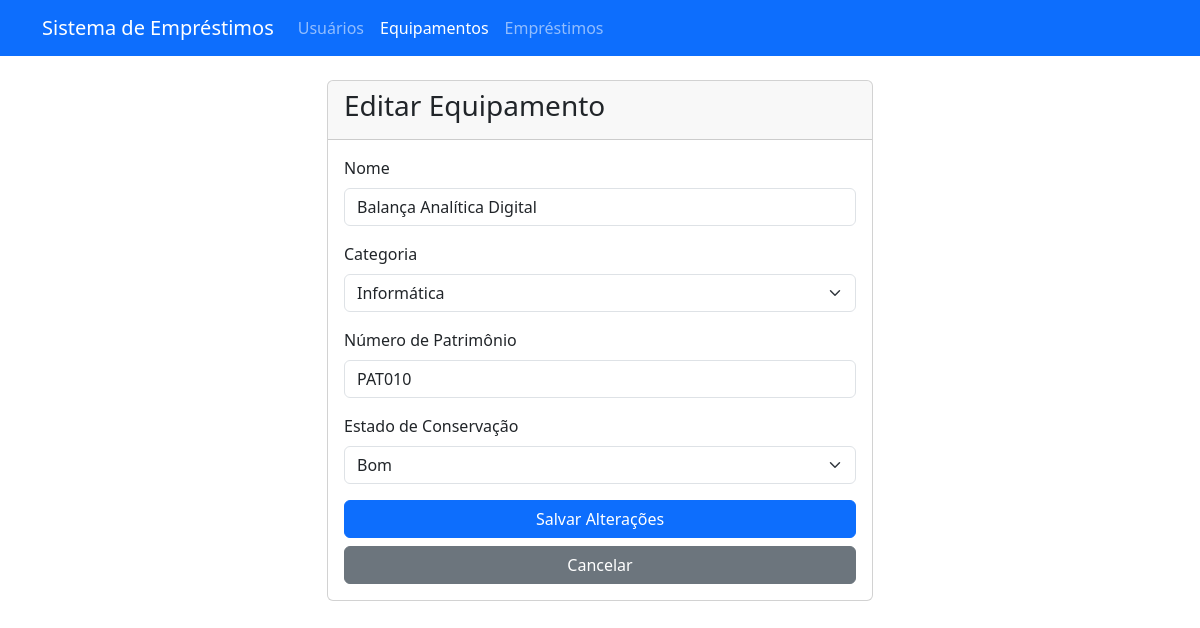
Screenshot of /views/equipamentos/editar.php?id=10 with the database file from the repository.
### tables this page shows
CREATE TABLE equipamentos (
    id INT PRIMARY KEY AUTO_INCREMENT,
    nome VARCHAR(100) NOT NULL,
    categoria VARCHAR(50) NOT NULL,
    numero_patrimonio VARCHAR(20) NOT NULL UNIQUE,
    estado_conservacao VARCHAR(50) NOT NULL,
    status ENUM('disponivel', 'emprestado') DEFAULT 'disponivel',
    created_at TIMESTAMP DEFAULT CURRENT_TIMESTAMP
);

### config/Database.php (called while the page is built, shortened)
<?php
class Database {
    private static $instance = null;
    private $conn;
    private function __construct() {
        try {
            $this->conn = new PDO(
                "mysql:host=localhost;dbname=sistema_emprestimos",
                "root",
                "",
                [
                    PDO::ATTR_ERRMODE => PDO::ERRMODE_EXCEPTION,
                    PDO::ATTR_DEFAULT_FETCH_MODE => PDO::FETCH_ASSOC,
                    PDO::MYSQL_ATTR_INIT_COMMAND => "SET NAMES utf8"
                ]
            );
        } catch(PDOException $e) {
            die("Erro na conexão com o banco de dados: " . $e->getMessage());
        }
    }
    public static function getInstance() {
        if (self::$instance === null) {
            self::$instance = new self();
        }
        return self::$instance;
    }
    public function getConnection() {
        return $this->conn;
    }
}

### models/Equipamento.php (called while the page is built, shortened)
<?php
require_once __DIR__ . '/../config/Database.php';
class Equipamento {
    private $db;
    public function __construct() {
        $this->db = Database::getInstance()->getConnection();
    }
    public function buscarPorId($id) {
        try {
            $sql = "SELECT * FROM equipamentos WHERE id = :id";
            $stmt = $this->db->prepare($sql);
            $stmt->bindValue(':id', $id);
            $stmt->execute();
            $resultado = $stmt->fetch(PDO::FETCH_ASSOC);
            return $resultado;
        } catch(PDOException $e) {
            error_log("Erro ao buscar equipamento por ID: " . $e->getMessage());
            return null;
        }
    }
}

### views/equipamentos/editar.php (the view, shortened to what this page needs)
<?php
require_once '../../models/Equipamento.php';
$equipamento = new Equipamento();
$dados = $equipamento->buscarPorId($_GET['id']);
?>
<!DOCTYPE html>
<html lang="pt-BR">
<head>
    <link href="https://cdn.jsdelivr.net/npm/bootstrap@5.3.0/dist/css/bootstrap.min.css" rel="stylesheet">
</head>
<body>
    <nav class="navbar navbar-expand-lg navbar-dark bg-primary">
        <div class="container">
            <a class="navbar-brand" href="../../index.php">Sistema de Empréstimos</a>
            <div class="collapse navbar-collapse" id="navbarNav">
                <ul class="navbar-nav">
                    <li class="nav-item">
                        <a class="nav-link" href="../usuarios/listar.php">Usuários</a>
                    </li>
                    <li class="nav-item">
                        <a class="nav-link active" href="listar.php">Equipamentos</a>
                    </li>
                    <li class="nav-item">
                        <a class="nav-link" href="../emprestimos/listar.php">Empréstimos</a>
                    </li>
                </ul>
            </div>
        </div>
    </nav>
    <div class="container mt-4">
        <div class="row">
            <div class="col-md-6 offset-md-3">
                <div class="card">
                    <div class="card-header">
                        <h3 class="card-title">Editar Equipamento</h3>
                    </div>
                    <div class="card-body">
                        <form method="POST">
                            <div class="mb-3">
                                <label for="nome" class="form-label">Nome</label>
                                <input type="text" class="form-control" id="nome" name="nome" value="<?php echo htmlspecialchars($dados['nome']); ?>" required>
                            </div>
                            <div class="mb-3">
                                <label for="categoria" class="form-label">Categoria</label>
                                <select class="form-select" id="categoria" name="categoria" required>
                                    <option value="informatica" <?php echo $dados['categoria'] === 'informatica' ? 'selected' : ''; ?>>Informática</option>
                                </select>
                            </div>
                            <div class="mb-3">
                                <label for="numero_patrimonio" class="form-label">Número de Patrimônio</label>
                                <input type="text" class="form-control" id="numero_patrimonio" name="numero_patrimonio" value="<?php echo htmlspecialchars($dados['numero_patrimonio']); ?>" required>
                            </div>
                            <div class="mb-3">
                                <label for="estado_conservacao" class="form-label">Estado de Conservação</label>
                                <select class="form-select" id="estado_conservacao" name="estado_conservacao" required>
                                    <option value="bom" <?php echo $dados['estado_conservacao'] === 'bom' ? 'selected' : ''; ?>>Bom</option>
                                </select>
                            </div>
                            <div class="d-grid gap-2">
                                <button type="submit" class="btn btn-primary">Salvar Alterações</button>
                                <a href="listar.php" class="btn btn-secondary">Cancelar</a>
                            </div>
                        </form>
                    </div>
                </div>
            </div>
        </div>
    </div>
</body>
</html>

### rows the page displays
equipamentos: nome "Balança Analítica Digital", numero_patrimonio "PAT010", estado_conservacao "Bom"
